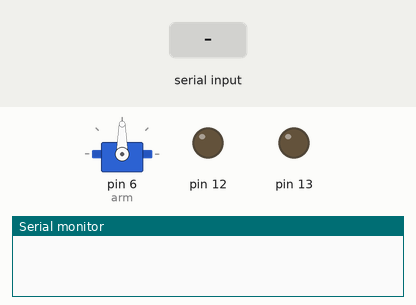
The sketch below on a simulated Arduino Uno, built with avr-gcc and run on an emulated ATmega328P. Parts: servo, output pins drawn as LEDs (lit = HIGH), the last lines printed to the serial monitor. The inputs (shaded band) are chosen by the test bench.

Above: at 1.2 s.
1.3 s: "n" received over the second serial link
At 1.8 s:
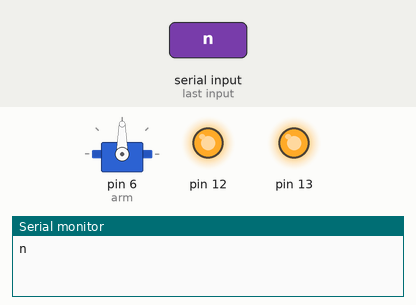
2.8 s: "m" received over the second serial link
At 8.6 s:
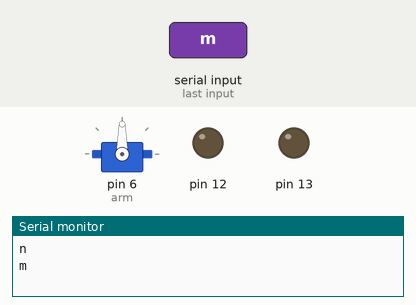
Timing chart, 0 to 10.1 s (numbered marks = the images above; inputs shaded):
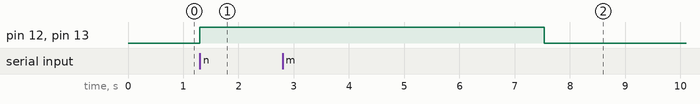

The sketch:

ledarmmovement.ino
```cpp
#include<Servo.h>
#include<SoftwareSerial.h>

Servo arm;
SoftwareSerial mySerial(2,3);
int i,j,d=20,xcur=0,xprev=90;
char ch;
void setup() {
  // put your setup code here, to run once:
arm.attach(6);
pinMode(13,OUTPUT);
pinMode(12,OUTPUT);
digitalWrite(13,LOW);
digitalWrite(12,LOW);
mySerial.begin(9600);
Serial.begin(9600);
}

void loop() {
  // put your main code here, to run repeatedly:
 if(mySerial.available()>0)
   {
    ch=mySerial.read();
    switch(ch)
    {
      case 'n':Serial.println(ch); //Turn on the leds attached to the eyes.
               digitalWrite(12,HIGH);
               digitalWrite(13,HIGH);
             break;
      case 'm':Serial.println(ch);             //repeatedly move the Servo attached to the Arm from 130 to 80 degree back and forth.
              xcur=80;
              xprev=Servowrite(arm,xcur,xprev);
              xcur=130;
              xprev=Servowrite(arm,xcur,xprev);
              xcur=80;
              xprev=Servowrite(arm,xcur,xprev);
              xcur=130;
              xprev=Servowrite(arm,xcur,xprev);
              xcur=80;
              xprev=Servowrite(arm,xcur,xprev);
               xcur=100;
               xprev=Servowrite(arm,xcur,xprev);
               digitalWrite(12,LOW);
               digitalWrite(13,LOW);
               break;
       default:break;
    }
   }
}

int Servowrite(Servo s,int cur,int prev)   //function for moving the Servo.
{
  if(prev<cur)
    { for(i=prev;i<=cur;i++)
        {s.write(i);
         delay(d);
         }
     }
   else if(cur<prev)
     { for(i=prev;i>=cur;i--)
         {s.write(i);
          delay(d);
         }
     }
     //Serial.println();
     //Serial.print("prev=");
     //Serial.println(prev);
     //Serial.print("cur=");
     //Serial.println(cur);
     return cur;
}
```

Measured:
- after the input at 1.3 s, pin 12, pin 13: LOW → HIGH at once
- after the input at 2.8 s, pin 12, pin 13: HIGH → LOW after 4.7 s
